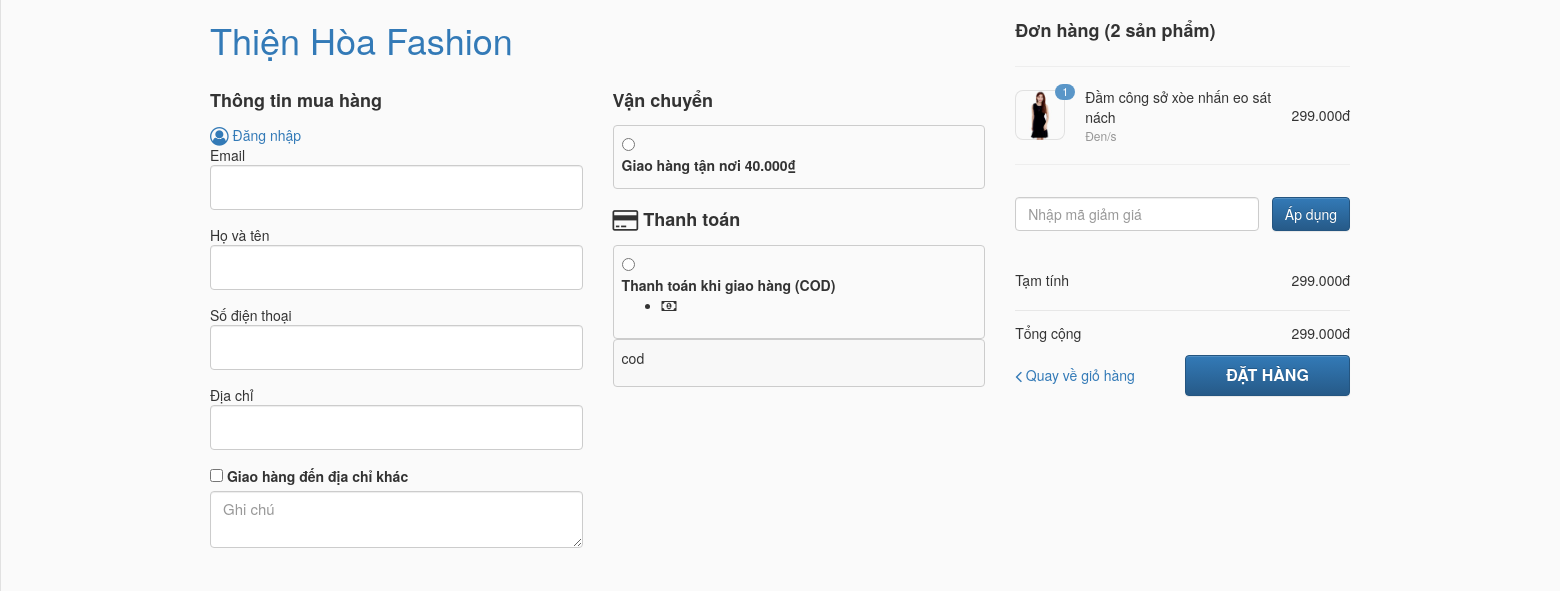
/pay.php, run on an earlier commit of the app's database.
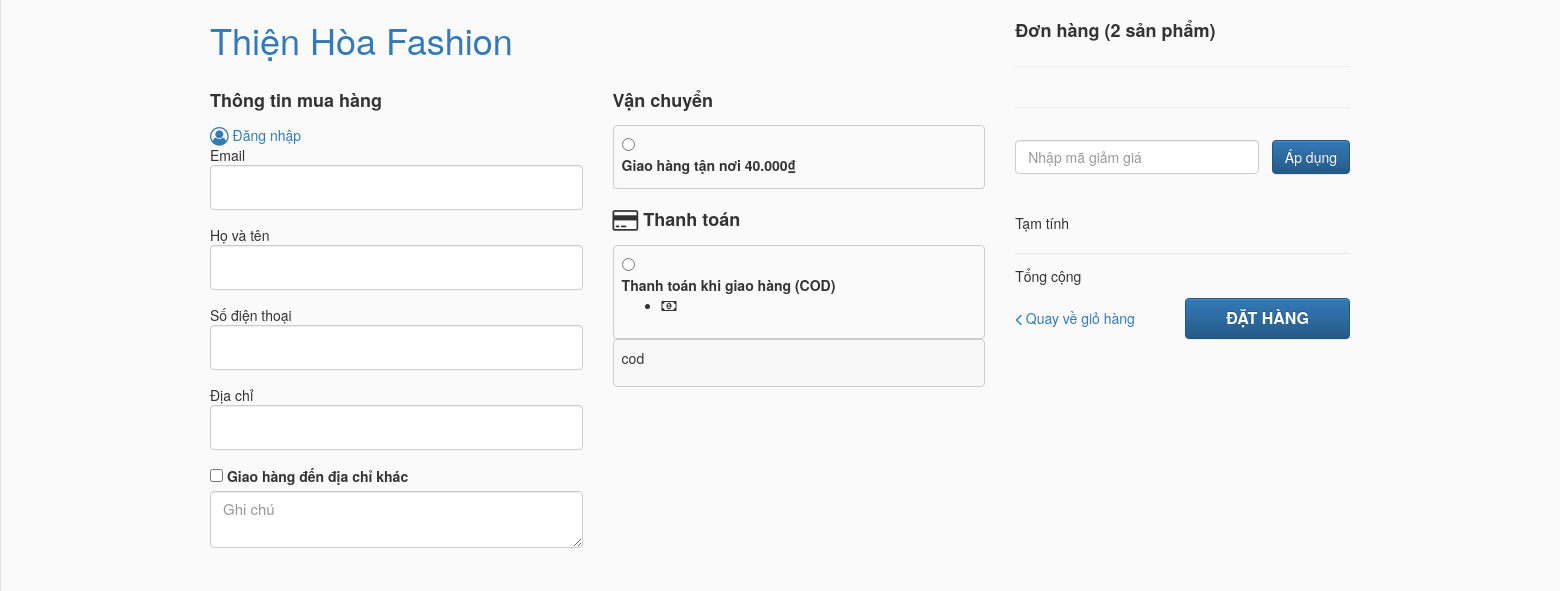
And on a later commit of the database.
### tables this page shows
CREATE TABLE `cart` (
  `id` int(10) NOT NULL,
  `product_id` int(10) NOT NULL,
  `color_choose` varchar(50) NOT NULL,
  `size_choose` varchar(50) NOT NULL,
  `amount` int(10) NOT NULL,
  `sum_price` int(10) NOT NULL
);

CREATE TABLE `product` (
  `id` int(10) NOT NULL,
  `name` varchar(100) NOT NULL,
  `brand` varchar(50) NOT NULL,
  `color` varchar(50) NOT NULL,
  `price` double NOT NULL,
  `status` int(10) NOT NULL,
  `amount` int(11) NOT NULL,
  `sale` int(10) NOT NULL,
  `descrition` varchar(5000) NOT NULL,
  `category_id` int(10) NOT NULL,
  `image_id` int(10) NOT NULL,
  `image_link` varchar(100) NOT NULL,
  `date_input` date NOT NULL DEFAULT '2018-06-30',
  `supplier` varchar(100) NOT NULL DEFAULT 'Công ty ABC Fashion'
);

### database.php (called while the page is built, shortened)
<?php
    class Database{
        private $conn =  null;
        private $host = 'localhost';
        private $user = 'root';
        private $pass = 'root';
        private $data = 'shopfashion';
        private $result = null;
        private function connect(){
            $this->conn = new mysqli($this->host,$this->user,$this->pass,$this->data)
            or die ('Kết nối thất bại!');
            $this->conn->query('SET NAMES UTF8');
        }
        public function select($sql)
        {
            $this->result = $this->conn->query($sql);
        }
        public function fetch()
        {
            if($this->result->num_rows > 0)
            {
                $rows = $this->result->fetch_assoc();
            }
            else
            {
                $rows=0;
            }
            return $rows;
        }
    }
?>

### pay.php (the view, shortened to what this page needs)
<?php
  include 'database.php';
  $dt = new Database;
?>
<!DOCTYPE html>
<html lang="en">
<head>
    <link rel="stylesheet" type="text/css" href="css/bootstrap.min.css">
    <link rel="stylesheet" type="text/css" href="css/bootstrap-theme.min.css">
    <link rel="stylesheet" href="https://maxcdn.bootstrapcdn.com/font-awesome/4.4.0/css/font-awesome.min.css">
</head>
<body>
  <div class="container">
    <form method="post" action="" class="content">
      <div class="sidebar ">
        <div class="sidebar_header">
          <h2>
              <label class="control-label">Đơn hàng</label>
              <label class="control-label">(2 sản phẩm)</label>
          </h2>
          <hr class="full_width">
        </div>
        <div class="sidebar__content">
          <div class="">
            <div class="">
              <div class="summary-product-list">
                <table class="product-table">
                  <tbody>
                    <?php
                      $sum_price_built = 0;
                      $dt -> select("SELECT * FROM product,cart WHERE product.id = cart.product_id ");
                      while( $r = $dt->fetch() )
                      {
                        $sum_price_built = $sum_price_built + $r["sum_price"];
                        $name = $r["name"];
                        $symbol = 'đ';
                        $symbol_thousand = '.';
                        $decimal_place = 0;
                        $link = $r["image_link"];
                        $color_choose = $r["color_choose"];
                        $size_choose = $r["size_choose"];
                        $amount = $r["amount"];
                        $sum_price = number_format($r["sum_price"], $decimal_place, '', $symbol_thousand).$symbol;
                        $sum_price_built_vnd = number_format($sum_price_built, $decimal_place, '', $symbol_thousand).$symbol;
                    ?>
                    <tr class="product product-has-image clearfix">
                      <td>
                        <div class="product-thumbnail">
                          <div class="product-thumbnail__wrapper">
                            <img src="<?=$link?>" class="product-thumbnail__image">
                          </div>
                          <span class="product-thumbnail__quantity" aria-hidden="true"><?=$amount?></span></div>
                      </td>
                      <td class="product-info">
                        <span class="product-info-name">
                          <?=$name?>
                        </span>
                        <span class="product-info-description">
                          <?=$color_choose?>/<?=$size_choose?>
                        </span>
                      </td>
                      <td class="product-price text-right">
                        <?=$sum_price?>
                      </td>
                    </tr>
                    <?php
                      }
                    ?>
                  </tbody>
                </table>
              </div>
            </div>
            <hr class="m0">
          </div>
          <div class="order-summary order-summary--discount">
            <div class="summary-section">
                <div class="form-group m0">
                    <div class="field__input-btn-wrapper">
                        <div class="field__input-wrapper">
                            <input bind="code" name="code" class="form-control discount_code" placeholder="Nhập mã giảm giá" value="" id="checkout_reduction_code" type="text">
                        </div>
                        <button class="btn btn-primary event-voucher-apply" type="button">Áp dụng</button>
                    </div>
                </div>
            </div>
          </div>
          <div class="order-summary order-summary--total-lines">
            <div class="summary-section border-top-none--mobile">
                <div class="total-line total-line-subtotal clearfix">
                    <span class="total-line-name pull-left">
                        Tạm tính
                    </span>
                    <span class="money"><?=$sum_price_built_vnd?></span>
                </div>
                <div class="total-line total-line-total clearfix">
                    <span class="total-line-name pull-left">
                        Tổng cộng
                    </span>
                    <span class="money sum_price"><?=$sum_price_built_vnd?></span>
                </div>
            </div>
          </div>
          <div class="form-group clearfix ">
            <div class="field__input-btn-wrapper mt10">
                <a class="previous-link" href="cart.php">
                    <i class="fa fa-angle-left fa-lg" aria-hidden="true"></i>
                    <span>Quay về giỏ hàng</span>
                </a>
                <input type="submit" class="btn btn-primary btn-checkout" value="ĐẶT HÀNG" button"="">
            </div>
          </div>
        </div>
      </div>
      <div class="main" role="main">
        <div class="main_header">
          <div class="shop logo logo--left ">
            <h1 class="shop__name">
                <a href="/">
                    Thiện Hòa Fashion
                </a>
            </h1>
          </div>
        </div>
        <div class="main_content">
          <div class="row">
            <div class="col-md-6 col-lg-6">
              <div class="section">
                <div class="section__header">
                      <div class="layout-flex layout-flex--wrap">
                        <h2 class="">
                            <label class="control-label">Thông tin mua hàng</label>
                        </h2>
                        <a>
                          <i class="fa fa-user-circle-o fa-lg" aria-hidden="true"></i>
                           Đăng nhập
                        </a>
                      </div>
                </div>
                <div class="section__content">
                          <div class="form-group">
                              <span class="field__label">
                                Email
                              </span>
                              <input class="field__input form-control" id="email" data-error="Vui lòng nhập email" required="" type="email">
                          </div>
                          <div class="form-group">
                              <span class="field__label">
                                Họ và tên
                              </span>
                              <input class="field__input form-control" id="name" data-error="Vui lòng nhập họ tên" required="" type="text">
                          </div>
                          <div class="form-group">
                              <span class="field__label">
                                Số điện thoại
                              </span>
                              <input class="field__input form-control" id="phone" data-error="Vui lòng nhập số điện thoại" required="" type="text">
                          </div>
                          <div class="form-group">
                              <span class="field__label">
                                Địa chỉ
                              </span>
                              <input class="field__input form-control" id="address" data-error="Vui lòng nhập địa chỉ" required="" type="text">
                          </div>
                          <div class="section pt10">
                            <input class="input-checkbox" value="false" name="otherAddress" id="other_address" type="checkbox">
                            <label class="checkbox__label" for="other_address">
                              Giao hàng đến địa chỉ khác
                            </label>
                          </div>
                          <div class="section pt10">
                            <div class="section__content">
                                <div class="form-group m0">
                                  <textarea name="note" value="" class="field__input form-control m0" placeholder="Ghi chú"></textarea>
                                </div>
                            </div>
                          </div>
                </div>
              </div>
            </div>
            <div class="col-md-6 col-lg-6">
              <div class="section shipping-method">
                  <div class="section__header">
                    <h2 class="section__title">
                      <label class="control-label">Vận chuyển</label>
                    </h2>
                  </div>
                  <div class="section__content">
                    <div class="content-box">
                      <div class="content-box__row">
                        <div class="radio-wrapper">
                          <div class="radio__input">
                            <input class="input-radio" value="" type="radio">
                          </div>
                          <label class="radio__label"> <span>Giao hàng tận nơi</span>
                            <span class="radio__label__accessory"><span class="content-box__emphasis">40.000₫</span></span>
                          </label>
                        </div>
                      </div>
                    </div>
                  </div>
              </div>
              <div class="section payment-methods">
                <div class="section__header">
                  <h2 class="section__title">
                    <i class="fa fa-credit-card fa-lg" aria-hidden="true"></i>
                    <label class="control-label">Thanh toán</label>
                  </h2>
                </div>
                <div class="section__content">
                  <div class="content-box">
                    <div class="content-box__row">
                          <div class="radio-wrapper">
                              <div class="radio__input">
                                  <input class="input-radio" type="radio">
                              </div>
                              <label class="radio__label" for="payment_method_164203">
                                <span class="radio__label__primary">Thanh toán khi giao hàng (COD)</span>
                                <span class="radio__label__accessory">
                                  <ul>
                                    <li class="payment-icon-v2 payment-icon--4">
                                      <i class="fa fa-money payment-icon-fa" aria-hidden="true"></i>
                                    </li>
                                  </ul>
                                </span>
                              </label>
                          </div>
                      </div>
                    <div class="radio-wrapper content-box__row content-box__row--secondary" id="payment-gateway-subfields-164203">
                      <div class="blank-slate">
                        <p>cod</p>
                      </div>
                    </div>
                    </div>
                </div>
              </div>
            </div>
          </div>
        </div>
      </div>
    </form>
  </div>
</body>
</html>

### pay.php (style rules this page uses)
.main { float: left; width: 68%; }
.sidebar:after { content: ""; display: block; width: 300%; position: absolute; top: 0; left: -100%; bottom: 0; background: #fafafa; z-index: -1; box-shadow: 0 -1px 0 #e1e1e1 inset; }
@media (min-width: 1000px) { .sidebar { width: 32%; padding-left: 30px; background-position: left top; float: right; } }
@media (min-width: 1000px) { .sidebar:after { left: 0; background-position: left top; box-shadow: 1px 0 0 #e1e1e1 inset; } }
@media (min-width: 1000px) { .sidebar_header { display: block; } }
.sidebar__content .summary-section { padding: 12px 0; }
.total-line { margin-bottom: 12px; }
.total-line-subtotal { padding-bottom: 8px; }
.total-line-total { border-top: 1px solid #e7e7e7; padding-top: 12px; margin-bottom: 0; }
.btn-checkout { padding: 8px 12px !important; font-size: 16px; font-weight: bold; width: 100%; }
.field__input-btn-wrapper .btn-checkout { padding: 8px 40px !important; width: auto; }
.field__input-btn-wrapper .field__input-wrapper { -webkit-flex-grow: 1; -ms-flex-positive: 1; flex-grow: 1; margin: 0; }
.field__input-btn-wrapper { display: -webkit-flex; display: -ms-flexbox; display: flex; -webkit-align-items: center; -ms-flex-align: center; align-items: center; -webkit-justify-content: space-between; -ms-flex-pack: justify; justify-content: space-between; }
.field__input-btn-wrapper .btn { margin-left: 13px; }
.content-box__row--secondary { background-color: #f8f8f8; }
.field__input { height: 3em; width: 100%; margin: 0 0 15px; font-size: 15px; }
h2 { color: #333; font-size: 18px; }
.btn-checkout { padding-left: 0px !important; padding-right: 0px !important; }
.content-box__row { border: solid 1px #cccccc; border-radius: 4px; padding: 8px; }
.product-info-name, .product-info-description { display: block; }
.product-info-description { color: #969696; font-size: 0.85714em; }
.product-thumbnail { width: 50px; height: 50px; border-radius: 8px; background: #fff; position: relative; }
.product-thumbnail::after { content: ''; display: block; position: absolute; top: 0; left: 0; bottom: 0; right: 0; border-radius: 8px; box-shadow: 0 0 0 1px rgba(0,0,0,0.1) inset; z-index: 2; }
.product-thumbnail__quantity { font-size: 0.78em; white-space: nowrap; padding: 0 0.62em; border-radius: 2em; background-color: #5a96c8; color: #fff; position: absolute; right: -0.9em; top: -0.55em; z-index: 3; }
.product-table { margin: 7px 0; width: 100%; }
.product td { padding-top: 1em; }
.product:first-child td { padding-top: 0; }
.product td:first-child { width: 70px; }
.money { float: right; }
.product-thumbnail__image { position: absolute; top: 0; left: 0; right: 0; bottom: 0; max-width: 100%; max-height: 100%; margin: auto; }

What changed in the data, as far as the page shows it:
removed cart: product.image_link (picture), amount "1", product.name "Đầm công sở xòe nhấn eo sát nách", color_choose "Đen", size_choose "s", sum_price "299.000đ"
Also different on the page:
$sum_price_built_vnd: "299.000đ" → (not shown)
